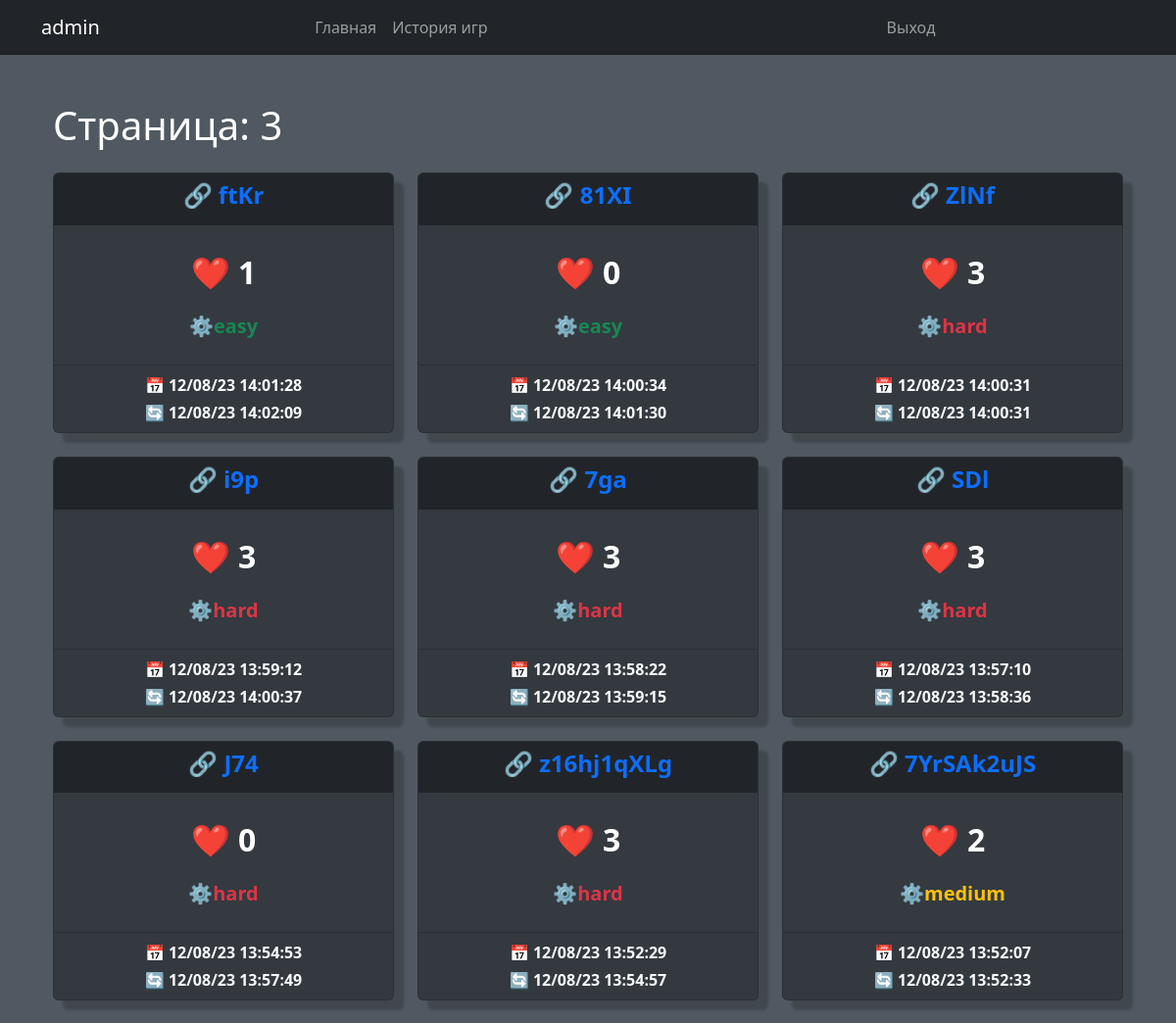
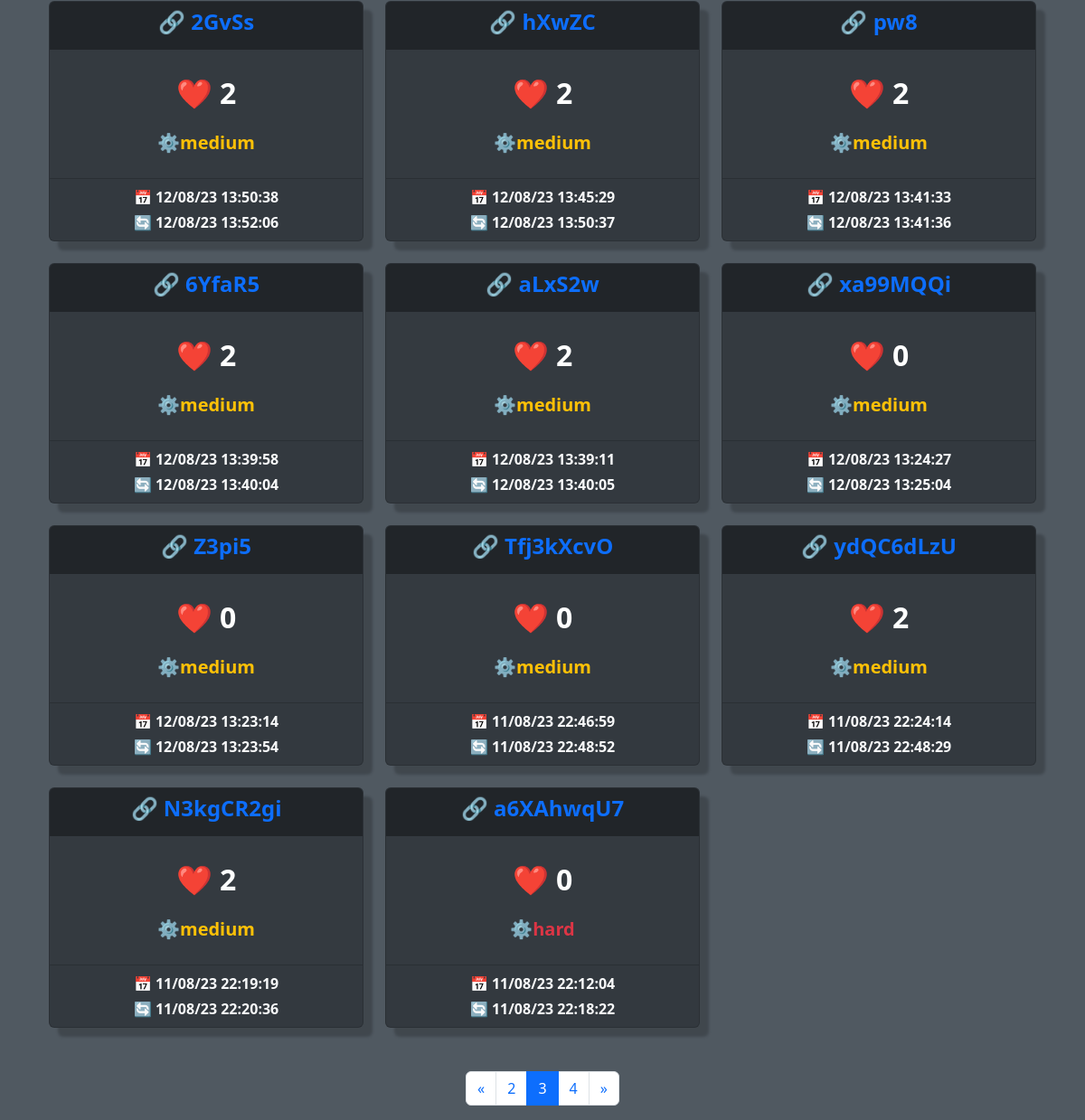
Page /history/?page=3 (signed in) on the committed database (2 pictures, top to bottom).
### game/models.py (models this page shows, shortened)
class GameRoom(models.Model):
    link         = models.CharField(max_length=25)
    is_open      = models.BooleanField(default=True)
    status       = models.CharField(max_length=1, choices=STATUS_CHOICES)
    created_at   = models.DateTimeField(auto_now_add=True)
    updated_at   = models.DateTimeField(auto_now=True, blank=True, null=True)
    difficulty   = models.CharField(max_length=6, choices=DIFFICULTY_CHOICES, default='easy')
    lives        = models.PositiveIntegerField(default=1)
    board        = models.JSONField()
    game_state   = models.JSONField()
    cells_remain = models.PositiveIntegerField(default=1)
    def get_absolute_url(self):
        return reverse('game_detail', args=[self.link, ])
    class Meta:
        ordering = ['-created_at', ]

### game/views.py (the view)
# urls.py: path('history/', game_history, name='game_history'),
def game_history(request):
    user_key = request.user.username or request.session.get('user_key')
    user_games = None
    if user_key:
        user_games = GameRoom.objects.filter(members__user=user_key).prefetch_related('members')
    paginator = Paginator(user_games, 20)
    page = request.GET.get('page')
    try:
        games = paginator.page(page)
    except PageNotAnInteger:
        games = paginator.page(1)
    except EmptyPage:
        games = paginator.page(paginator.num_pages)
    return render(request, 'history.html', {'games': games})

### game/templates/history.html (shortened to what this page needs)
{% extends 'base.html' %}
{% block content %}
<div class="container">
    <h1>Страница: {{ games.number }}</h1>
    <div class="row mt-4">
        {% for el in games %}
        <div class="col-md-4 mb-4">
            <div class="card">
                <div class="card-header">
                    <h5 class="card-title fw-bold"><a href="{{el.get_absolute_url}}" class="d-block text-center text-decoration-none"><span class="icon">🔗</span> {{ el.link|truncatechars:30 }}</a></h5>
                </div>
                <div class="card-body">
                    <div class="d-flex justify-content-between mb-3">
                        <p class="card-text fs-2 text-center w-100 fw-bold"><span class="icon">❤️</span> {{ el.lives }}</p>
                    </div>
                    <p class="card-text
                        {% if el.difficulty == 'hard' %}
                            text-danger
                        {% elif el.difficulty == 'medium' %}
                            text-warning
                        {% else %}
                            text-success
                        {% endif %}
                     text-center fs-5 fw-bold"><span class="icon">⚙️</span>{{ el.difficulty }}</p>
                </div>
                <div class="card-footer text-light text-right text-center">
                    <p class="card-text fw-bold"><span class="icon">📅</span> {{ el.created_at|date:"d/m/y H:i:s" }}</p>
                    <p class="card-text fw-bold"><span class="icon">🔄</span> {{ el.updated_at|date:"d/m/y H:i:s" }}</p>
                </div>
            </div>
        </div>
        {% empty %}
        <p class="col-md-12">Нет игр</p>
        {% endfor %}
    </div>
    <div class="row mt-4">
        <div class="col-md-12 d-flex justify-content-center">
            <ul class="pagination">
                {% if games.has_previous %}
                <li class="page-item"><a class="page-link" href="?page=1">&laquo;</a></li>
                <li class="page-item"><a class="page-link" href="?page={{ games.previous_page_number }}">{{ games.previous_page_number }}</a></li>
                {% endif %}
                <li class="page-item active"><span class="page-link">{{ games.number }}</span></li>
                {% if games.has_next %}
                <li class="page-item"><a class="page-link" href="?page={{ games.next_page_number }}">{{ games.next_page_number }}</a></li>
                <li class="page-item"><a class="page-link" href="?page={{ games.paginator.num_pages }}">&raquo;</a></li>
                {% endif %}
            </ul>
        </div>
    </div>
</div>
{% endblock %}

### game/templates/navbar.html (shortened to what this page needs)
<nav class="navbar navbar-expand-lg navbar-dark">
    <div class="container">
        {% if request.user.is_authenticated %}
            <a class="navbar-brand user-select-none">{{request.user.username}}</a>
        {% else %}
            <a class="navbar-brand user-select-none">Minesweeper</a>
        {% endif %}
        <div class="collapse navbar-collapse" id="navbarNav">
            <ul class="navbar-nav mx-auto">
                <li class="nav-item">
                    <a class="nav-link" href="{% url 'main_page' %}">Главная</a>
                </li>
                <li class="nav-item">
                    <a class="nav-link" href="{% url 'game_history' %}">История игр</a>
                </li>
            </ul>
            <ul class="navbar-nav mx-auto">
                {% if request.user.is_authenticated %}
                    <li class="nav-item">
                        <a class="nav-link" href="#">Выход</a>
                    </li>
                {% endif %}
            </ul>
        </div>
    </div>
</nav>

### game/templates/base.html (style rules this page uses)
body { background-color: #343a40; color: #fff; }
.navbar { background-color: #212529; }

### game/templates/history.html (style rules this page uses)
body { background-color: #505961; }
.card { background-color: #343a40; color: white; box-shadow: 10px 10px 3px rgba(0, 0, 0, 0.2); }
.card-title { font-size: 1.5rem; margin-bottom: 0.5rem; }
.card-text { font-size: 1rem; margin-bottom: 0.25rem; }
.card-header { background-color: #212529; border-bottom: none; }
.card-body { padding: 1.5rem; }
.mt-4 { margin-top: 2rem; }

### rows in the picture
GameRoom: link "ftKr", lives "1", difficulty "easy", created_at "12/08/23 14:01:28", updated_at "12/08/23 14:02:09"
GameRoom: link "81XI", lives "0", difficulty "easy", created_at "12/08/23 14:00:34", updated_at "12/08/23 14:01:30"
GameRoom: link "ZlNf", lives "3", difficulty "hard", created_at "12/08/23 14:00:31", updated_at "12/08/23 14:00:31"
GameRoom: link "i9p", lives "3", difficulty "hard", created_at "12/08/23 13:59:12", updated_at "12/08/23 14:00:37"
GameRoom: link "7ga", lives "3", difficulty "hard", created_at "12/08/23 13:58:22", updated_at "12/08/23 13:59:15"
GameRoom: link "SDl", lives "3", difficulty "hard", created_at "12/08/23 13:57:10", updated_at "12/08/23 13:58:36"
GameRoom: link "J74", lives "0", difficulty "hard", created_at "12/08/23 13:54:53", updated_at "12/08/23 13:57:49"
GameRoom: link "z16hj1qXLg", lives "3", difficulty "hard", created_at "12/08/23 13:52:29", updated_at "12/08/23 13:54:57"
GameRoom: link "7YrSAk2uJS", lives "2", difficulty "medium", created_at "12/08/23 13:52:07", updated_at "12/08/23 13:52:33"
GameRoom: link "2GvSs", lives "2", difficulty "medium", created_at "12/08/23 13:50:38", updated_at "12/08/23 13:52:06"
GameRoom: link "hXwZC", lives "2", difficulty "medium", created_at "12/08/23 13:45:29", updated_at "12/08/23 13:50:37"
GameRoom: link "pw8", lives "2", difficulty "medium", created_at "12/08/23 13:41:33", updated_at "12/08/23 13:41:36"
GameRoom: link "6YfaR5", lives "2", difficulty "medium", created_at "12/08/23 13:39:58", updated_at "12/08/23 13:40:04"
GameRoom: link "aLxS2w", lives "2", difficulty "medium", created_at "12/08/23 13:39:11", updated_at "12/08/23 13:40:05"
GameRoom: link "xa99MQQi", lives "0", difficulty "medium", created_at "12/08/23 13:24:27", updated_at "12/08/23 13:25:04"
GameRoom: link "Z3pi5", lives "0", difficulty "medium", created_at "12/08/23 13:23:14", updated_at "12/08/23 13:23:54"
GameRoom: link "Tfj3kXcvO", lives "0", difficulty "medium", created_at "11/08/23 22:46:59", updated_at "11/08/23 22:48:52"
GameRoom: link "ydQC6dLzU", lives "2", difficulty "medium", created_at "11/08/23 22:24:14", updated_at "11/08/23 22:48:29"
GameRoom: link "N3kgCR2gi", lives "2", difficulty "medium", created_at "11/08/23 22:19:19", updated_at "11/08/23 22:20:36"
GameRoom: link "a6XAhwqU7", lives "0", difficulty "hard", created_at "11/08/23 22:12:04", updated_at "11/08/23 22:18:22"

### other values in the picture
{{ request.user.username }} "admin"
{{ games.number }} "3"
{{ games.previous_page_number }} "2"
{{ games.next_page_number }} "4"
